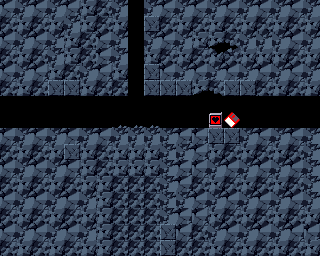

The image is a tile-based game level rendered from a .tmx file. Its description and source (layers, tilesets, objects; grid data summarised) follow:
An orthogonal 20x16 tile map with 16x16 px tiles, 2 tile layers (background, Tile Layer 1), 2 tilesets and 6 objects (player).

<map version="1.10" tiledversion="1.11.0" orientation="orthogonal" renderorder="right-down" width="20" height="16" tilewidth="16" tileheight="16" infinite="0" nextlayerid="8" nextobjectid="46">
 <tileset firstgid="1" name="PrtCave" tilewidth="16" tileheight="16" tilecount="80" columns="16">
  <image source="../content/tilesets/PrtCave.png" width="256" height="80" />
 </tileset>
 <tileset firstgid="81" name="NpcSym" tilewidth="16" tileheight="16" tilecount="300" columns="20">
  <image source="../content/tilesets/NpcSym.png" width="320" height="240" />
  <tile id="18">
   <animation>
    <frame tileid="18" duration="10" />
    <frame tileid="19" duration="10" />
   </animation>
  </tile>
  <tile id="26">
   <animation>
    <frame tileid="26" duration="100" />
    <frame tileid="27" duration="100" />
    <frame tileid="28" duration="100" />
    <frame tileid="29" duration="100" />
    <frame tileid="30" duration="100" />
    <frame tileid="31" duration="100" />
    <frame tileid="32" duration="100" />
    <frame tileid="33" duration="100" />
   </animation>
  </tile>
 </tileset>
 <layer id="1" name="background" width="20" height="16">
  <data>[320 cells, 315 non-empty, 14 distinct tile ids]</data>
 </layer>
 <layer id="2" name="Tile Layer 1" width="20" height="16">
  <data>[320 cells, 64 non-empty, 9 distinct tile ids]</data>
 </layer>
 <objectgroup id="3" name="collisions">
  <object id="5" x="1.06997" y="127.513" width="238.707" height="14.5943" />
  <object id="14" x="241.052" y="127.66" width="77.4651" height="32.2834" />
  <object id="44" x="145.052" y="-0.34" width="174.798" height="95.5334" />
  <object id="45" x="3.71867" y="0.326667" width="123.465" height="94.2834" />
 </objectgroup>
 <objectgroup color="#00ff00" id="4" name="spawn points">
  <object id="17" name="player" x="134.185" y="8.309" width="2.57298" height="2.77091">
   <ellipse />
  </object>
 </objectgroup>
 <objectgroup id="5" name="slopes" />
 <objectgroup id="7" name="level_passages">
  <object id="41" x="0" y="97.3333" width="1.15152" height="30">
   <properties>
    <property name="destination" value="Map_1" />
    <property name="spawn_position" value="300,125" />
   </properties>
  </object>
 </objectgroup>
 <objectgroup id="6" name="doors" />
</map>